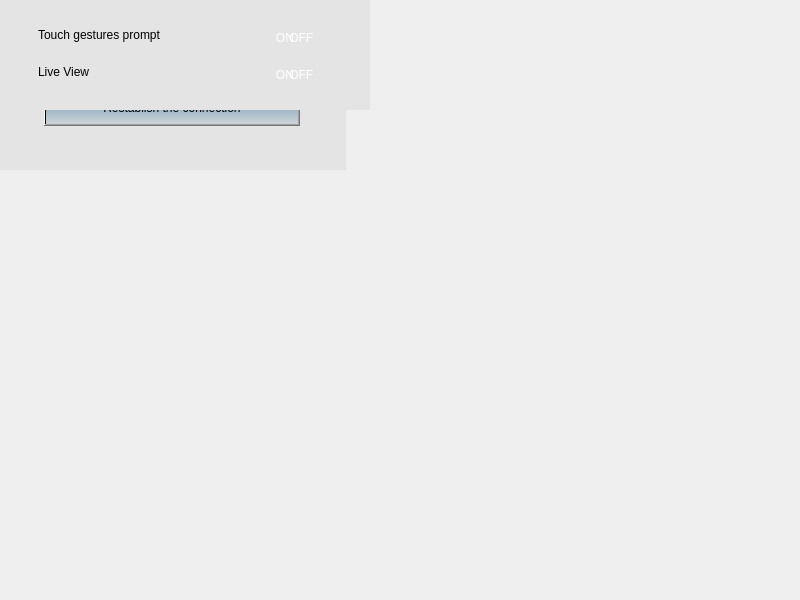
<?xml version="1.0" encoding="UTF-8"?>
<ui version="4.0">
 <class>SettingHelpDiag</class>
 <widget class="QWidget" name="SettingHelpDiag">
  <property name="geometry">
   <rect>
    <x>0</x>
    <y>0</y>
    <width>800</width>
    <height>600</height>
   </rect>
  </property>
  <property name="windowTitle">
   <string>Form</string>
  </property>
  <widget class="QGroupBox" name="setgrp">
   <property name="geometry">
    <rect>
     <x>0</x>
     <y>0</y>
     <width>346</width>
     <height>170</height>
    </rect>
   </property>
   <property name="styleSheet">
    <string notr="true">#setgrp{
	border: 0px;
	background-color: rgb(228, 228, 228);
}</string>
   </property>
   <property name="title">
    <string/>
   </property>
   <widget class="QLabel" name="label">
    <property name="geometry">
     <rect>
      <x>33</x>
      <y>36</y>
      <width>49</width>
      <height>19</height>
     </rect>
    </property>
    <property name="styleSheet">
     <string notr="true">font: 12pt &quot;Arial&quot;;</string>
    </property>
    <property name="text">
     <string>Server:</string>
    </property>
   </widget>
   <widget class="QComboBox" name="servercombox">
    <property name="geometry">
     <rect>
      <x>109</x>
      <y>33</y>
      <width>200</width>
      <height>25</height>
     </rect>
    </property>
    <property name="styleSheet">
     <string notr="true">QComboBox {
    border: 1px solid black;
	font: 14pt &quot;Arial&quot;;
}

QComboBox::drop-down {
	background-color: rgb(250, 250, 250);
    subcontrol-origin: padding;
    subcontrol-position: top right;
    width: 14px;
    border-left-width: 0px;
    border-color: darkgray;
    border-left-style: solid; /* just a single line */
    border-radius: 1px; /* same radius as the QComboBox */
}

QComboBox::down-arrow {
	image: url(:/login/Resource/login_page/setarrow.png);
}

</string>
    </property>
    <item>
     <property name="text">
      <string>test server1</string>
     </property>
    </item>
    <item>
     <property name="text">
      <string>192.168.0.115</string>
     </property>
    </item>
   </widget>
   <widget class="QPushButton" name="applybtn">
    <property name="geometry">
     <rect>
      <x>44</x>
      <y>90</y>
      <width>256</width>
      <height>36</height>
     </rect>
    </property>
    <property name="styleSheet">
     <string notr="true">background-color: qlineargradient(spread:pad, x1:0, y1:0, x2:0, y2:1, stop:0 rgba(141, 173, 192, 255), stop:0.6 rgba(164, 186, 200, 255), stop:1 rgba(206, 212, 216, 255));
font: 75 11pt &quot;Arial&quot;;
</string>
    </property>
    <property name="text">
     <string>Restablish the connection</string>
    </property>
   </widget>
   <zorder>applybtn</zorder>
   <zorder>label</zorder>
   <zorder>servercombox</zorder>
  </widget>
  <widget class="QGroupBox" name="helpgrp">
   <property name="geometry">
    <rect>
     <x>0</x>
     <y>0</y>
     <width>370</width>
     <height>110</height>
    </rect>
   </property>
   <property name="styleSheet">
    <string notr="true">#helpgrp{
	border: 0px;
	background-color: rgb(228, 228, 228);
}</string>
   </property>
   <property name="title">
    <string/>
   </property>
   <widget class="QLabel" name="label_3">
    <property name="geometry">
     <rect>
      <x>38</x>
      <y>23</y>
      <width>205</width>
      <height>24</height>
     </rect>
    </property>
    <property name="styleSheet">
     <string notr="true">font: 14pt &quot;Arial&quot;;</string>
    </property>
    <property name="text">
     <string>Touch gestures prompt</string>
    </property>
   </widget>
   <widget class="QWidget" name="ongrp" native="true">
    <property name="geometry">
     <rect>
      <x>266</x>
      <y>24</y>
      <width>64</width>
      <height>28</height>
     </rect>
    </property>
    <widget class="QLabel" name="label_4">
     <property name="geometry">
      <rect>
       <x>0</x>
       <y>0</y>
       <width>62</width>
       <height>28</height>
      </rect>
     </property>
     <property name="styleSheet">
      <string notr="true">border-image: url(:/configure/Resource/configure/u173.png);
font: 75 10pt &quot;Tahoma&quot;;
color: rgb(255, 255, 255);</string>
     </property>
     <property name="text">
      <string>   ON</string>
     </property>
    </widget>
    <widget class="QLabel" name="label_5">
     <property name="geometry">
      <rect>
       <x>40</x>
       <y>6</y>
       <width>16</width>
       <height>16</height>
      </rect>
     </property>
     <property name="styleSheet">
      <string notr="true">border-image: url(:/configure/Resource/configure/u175.png);</string>
     </property>
     <property name="text">
      <string/>
     </property>
    </widget>
   </widget>
   <widget class="QWidget" name="offgrp" native="true">
    <property name="geometry">
     <rect>
      <x>266</x>
      <y>24</y>
      <width>64</width>
      <height>28</height>
     </rect>
    </property>
    <widget class="QLabel" name="label_6">
     <property name="geometry">
      <rect>
       <x>0</x>
       <y>0</y>
       <width>62</width>
       <height>28</height>
      </rect>
     </property>
     <property name="styleSheet">
      <string notr="true">border-image: url(:/configure/Resource/configure/u177.png);
font: 75 10pt &quot;Tahoma&quot;;
color: rgb(255, 255, 255);</string>
     </property>
     <property name="text">
      <string>       OFF</string>
     </property>
    </widget>
    <widget class="QLabel" name="label_7">
     <property name="geometry">
      <rect>
       <x>6</x>
       <y>6</y>
       <width>16</width>
       <height>16</height>
      </rect>
     </property>
     <property name="styleSheet">
      <string notr="true">border-image: url(:/configure/Resource/configure/u183.png);</string>
     </property>
     <property name="text">
      <string/>
     </property>
    </widget>
   </widget>
   <widget class="QLabel" name="label_8">
    <property name="geometry">
     <rect>
      <x>38</x>
      <y>60</y>
      <width>205</width>
      <height>24</height>
     </rect>
    </property>
    <property name="styleSheet">
     <string notr="true">font: 14pt &quot;Arial&quot;;</string>
    </property>
    <property name="text">
     <string>Live View</string>
    </property>
   </widget>
   <widget class="QWidget" name="ongrp_2" native="true">
    <property name="geometry">
     <rect>
      <x>266</x>
      <y>61</y>
      <width>64</width>
      <height>28</height>
     </rect>
    </property>
    <widget class="QLabel" name="label_19">
     <property name="geometry">
      <rect>
       <x>0</x>
       <y>0</y>
       <width>62</width>
       <height>28</height>
      </rect>
     </property>
     <property name="styleSheet">
      <string notr="true">border-image: url(:/configure/Resource/configure/u173.png);
font: 75 10pt &quot;Tahoma&quot;;
color: rgb(255, 255, 255);</string>
     </property>
     <property name="text">
      <string>   ON</string>
     </property>
    </widget>
    <widget class="QLabel" name="label_20">
     <property name="geometry">
      <rect>
       <x>40</x>
       <y>6</y>
       <width>16</width>
       <height>16</height>
      </rect>
     </property>
     <property name="styleSheet">
      <string notr="true">border-image: url(:/configure/Resource/configure/u175.png);</string>
     </property>
     <property name="text">
      <string/>
     </property>
    </widget>
   </widget>
   <widget class="QWidget" name="offgrp_2" native="true">
    <property name="geometry">
     <rect>
      <x>266</x>
      <y>61</y>
      <width>64</width>
      <height>28</height>
     </rect>
    </property>
    <widget class="QLabel" name="label_23">
     <property name="geometry">
      <rect>
       <x>0</x>
       <y>0</y>
       <width>62</width>
       <height>28</height>
      </rect>
     </property>
     <property name="styleSheet">
      <string notr="true">border-image: url(:/configure/Resource/configure/u177.png);
font: 75 10pt &quot;Tahoma&quot;;
color: rgb(255, 255, 255);</string>
     </property>
     <property name="text">
      <string>       OFF</string>
     </property>
    </widget>
    <widget class="QLabel" name="label_24">
     <property name="geometry">
      <rect>
       <x>6</x>
       <y>6</y>
       <width>16</width>
       <height>16</height>
      </rect>
     </property>
     <property name="styleSheet">
      <string notr="true">border-image: url(:/configure/Resource/configure/u183.png);</string>
     </property>
     <property name="text">
      <string/>
     </property>
    </widget>
   </widget>
  </widget>
 </widget>
 <resources/>
 <connections/>
</ui>
